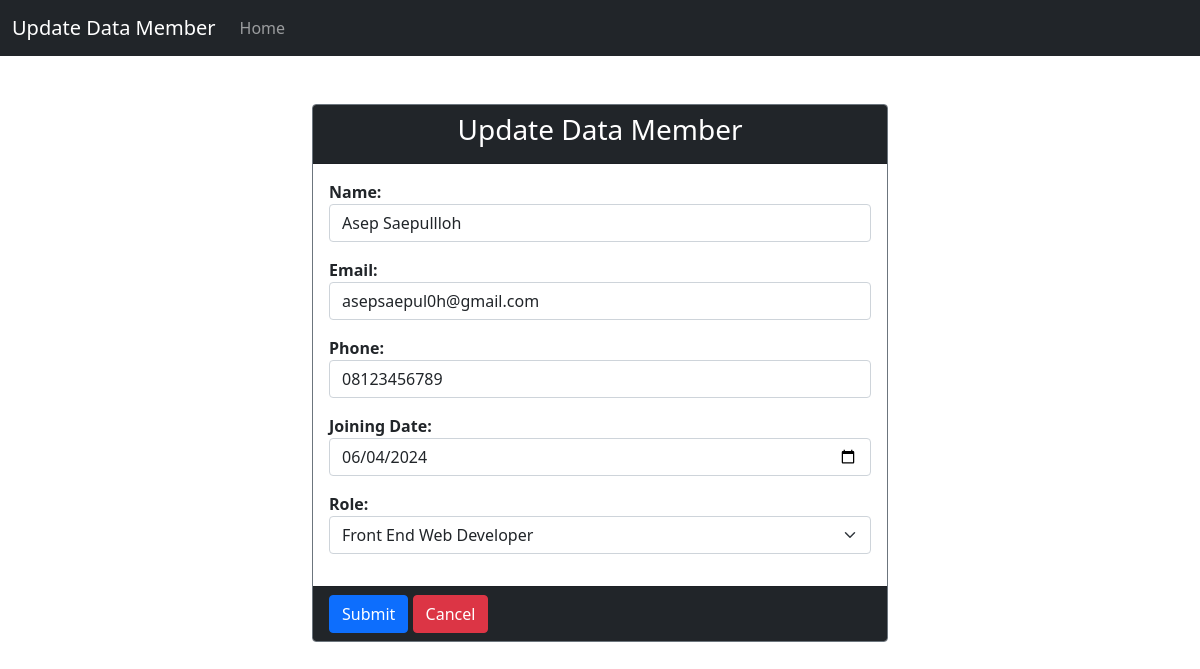
The page /index.php?id_edit=1 on the database its author committed.
### tables this page shows
CREATE TABLE `members`  (
  `id` int NOT NULL AUTO_INCREMENT,
  `name` varchar(255) NULL DEFAULT NULL,
  `email` varchar(255) NULL DEFAULT NULL,
  `phone` varchar(255) NULL DEFAULT NULL,
  `join_date` date NULL DEFAULT NULL,
  `id_role` int NOT NULL,
  PRIMARY KEY (`id`) USING BTREE,
  INDEX `fk_role`(`id_role`) USING BTREE,
  CONSTRAINT `fk_role` FOREIGN KEY (`id_role`) REFERENCES `roles` (`id_role`) ON DELETE CASCADE ON UPDATE CASCADE
);

### controllers/MembersController.php (called while the page is built, shortened)
<?php
include "views/FormView.php";
class MembersController
{
    private $members;
    private $role;
    public function __construct()
    {
        $this->members = new Members(Conf::$db_host, Conf::$db_user, Conf::$db_pass, Conf::$db_name);
        $this->role = new Roles(Conf::$db_host, Conf::$db_user, Conf::$db_pass, Conf::$db_name);
    }
    function updateForm($id){
        $this->members->open();
        $this->role->open();
        $this->members->getMemberbyId($id);
        $data = $this->members->getResult();
        $this->role->getRole();
        $daftarRole = array();
        while($row = $this->role->getResult()){
          array_push($daftarRole, $row);
        }
        $view = new FormView();
        $view->renderMember($data, $daftarRole);
      }
}

### models/DB.php (called while the page is built, shortened)
<?php
class DB
{
    var $db_host = "";
    var $db_user = "";
    var $db_pass = "";
    var $db_name = "";
    var $db_link = "";
    function __construct($db_host, $db_user, $db_pass, $db_name)
    {
        $this->db_host = $db_host;
        $this->db_user = $db_user;
        $this->db_pass = $db_pass;
        $this->db_name = $db_name;
    }
    function open()
    {
        $this->db_link = mysqli_connect($this->db_host, $this->db_user, $this->db_pass, $this->db_name);
    }
    function execute($query)
    {
        $this->result = mysqli_query($this->db_link, $query);
        return $this->result;
    }
}
?>

### models/Roles.php (called while the page is built, shortened)
<?php
class Roles extends DB{
    function getRole(){
        $query = "SELECT *, nama_role FROM roles";
        return $this->execute($query);
    }
}

### models/Members.php (called while the page is built, shortened)
<?php
class Members extends DB
{
    function getMemberByID($id)
    {
        $query = "SELECT * FROM members WHERE id='$id'";
        return $this->execute($query);
    }
}
?>

### views/FormView.php (the view, shortened to what this page needs)
<?php
  class FormView{
    public function renderMember($data, $daftarRole){
      $dataRole = null;
      $selectedRole = $data['id_role'];
      foreach ($daftarRole as $row) {
          $selected = ($selectedRole == $row['id_role']) ? 'selected' : '';
          $dataRole .= "
              <option value='". $row['id_role'] ."' $selected>" . $row['nama_role'] . "</option>
          ";
      }
  }
  }

### models/Template.php (shortened to what this page needs)
<?php
class Template
{
    var $content = '';
    function __construct($filename='')
    {
        $this->content = implode('', @file($filename));
    }
    function clear()
    {
        $this->content = preg_replace("/DATA_[A-Z|_|0-9]+/", "", $this->content);
    }
    function write()
    {
        print $this->content;
    }
    function replace($old = '', $new = '')
    {
        if (is_int($new)) {
            $value = sprintf("%d", $new);
        }
        elseif (is_float($new)) {
            $value = sprintf("%f", $new);
        }
        elseif (is_array($new)) {
            $value = '';
            foreach ($new as $item) {
                $value .= $item. ' ';
            }
        }
        else {
            $value = $new;
        }
        $this->content = preg_replace("/$old/", $value, $this->content);
    }
}
?>

### rows shown on the page
members: name "Asep Saepullloh", email "asepsaepul0h@gmail.com", phone "08123456789", join_date "06/04/2024", id_role "Front End Web Developer"
